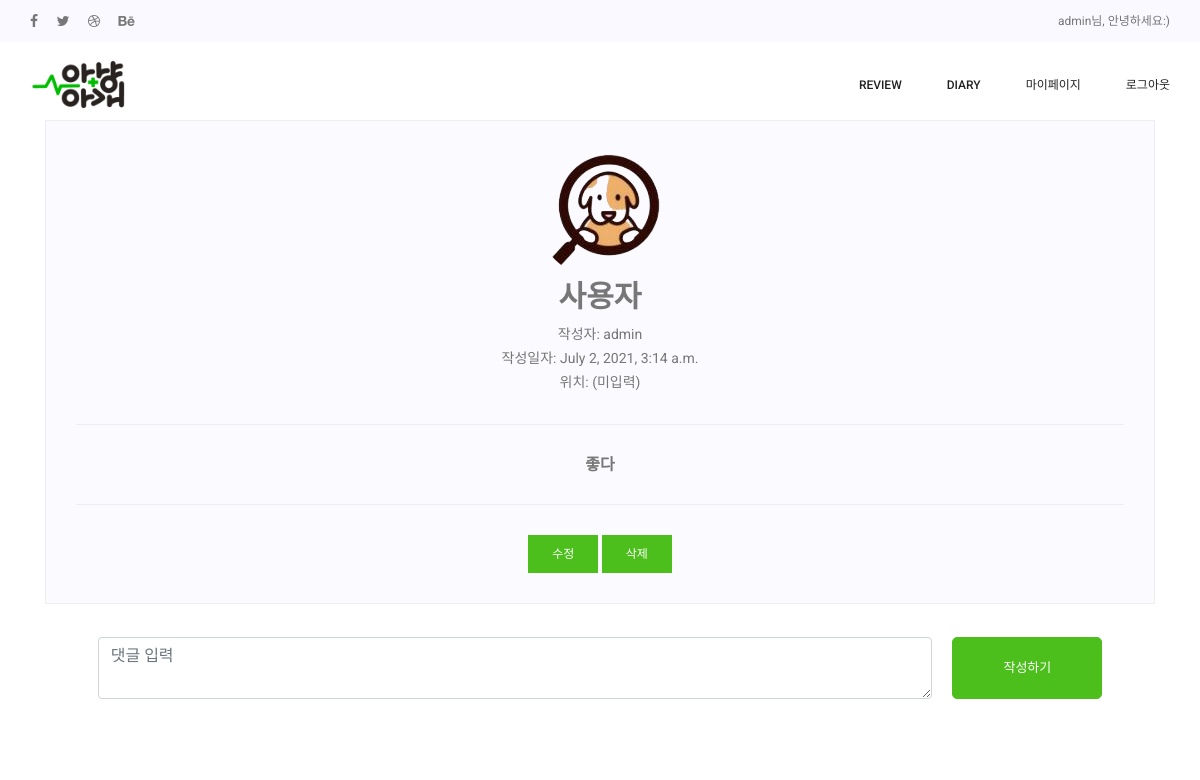
Before: /reviews/2 (signed in) with the older database file.
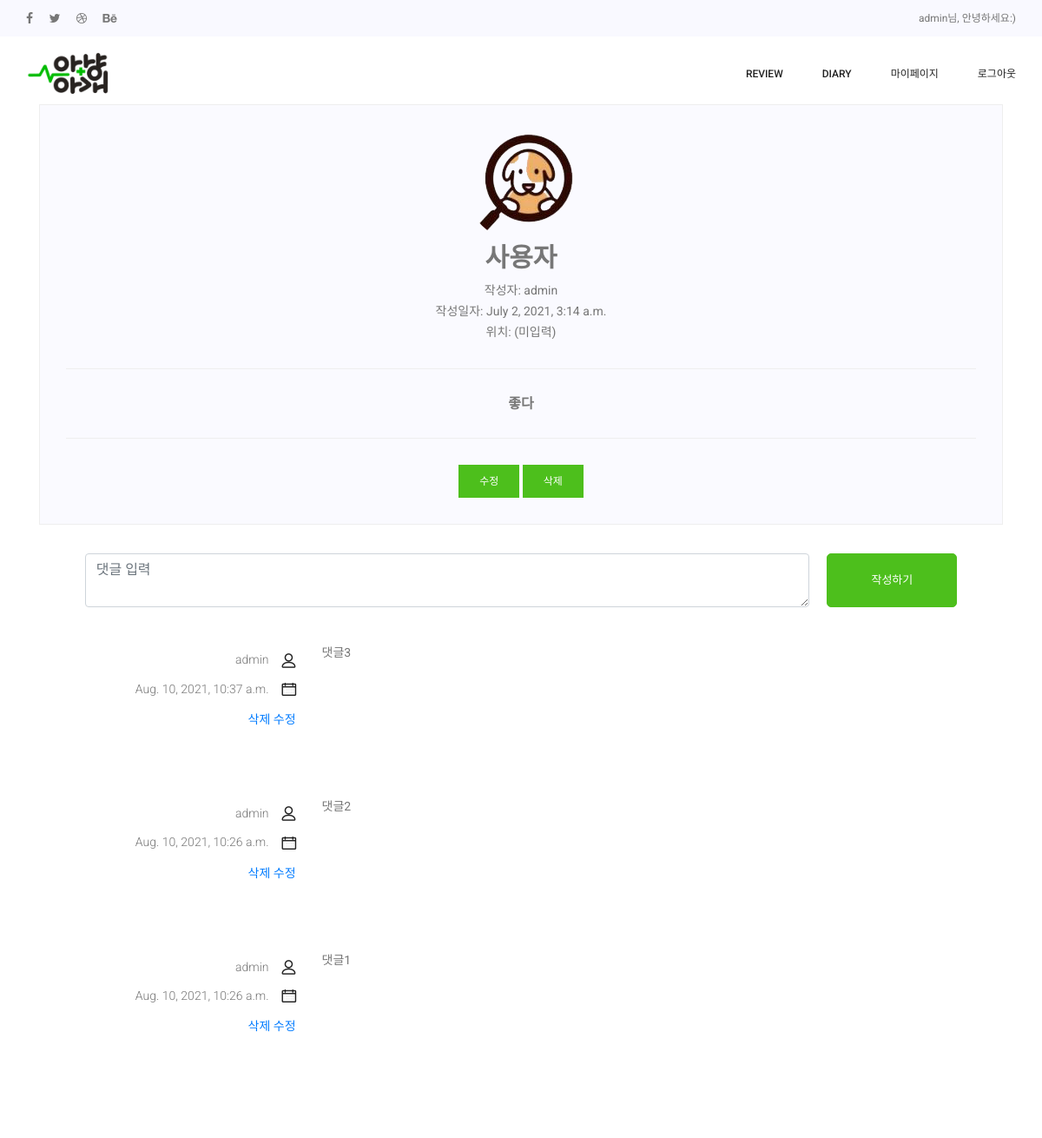
After: the same page with the newer database file.
### reviews/models.py (models this page shows, shortened)
class Review(models.Model):
    id = models.AutoField(primary_key=True)
    title = models.CharField(max_length=50, null=False)
    hospital = models.CharField(max_length=100, null=True)
    content = models.TextField()
    pub_date = models.DateTimeField()
    writer = models.ForeignKey(User, on_delete=models.CASCADE, null=True, blank=True)
    view_count = models.IntegerField(default=0)

class Comment(models.Model):
    content = models.TextField()
    writer = models.ForeignKey(User, on_delete=models.CASCADE)
    review = models.ForeignKey(Review, on_delete=models.CASCADE, related_name='comments')
    created_at = models.DateTimeField(auto_now_add=True)
    updated_at = models.DateTimeField(auto_now=True)

### reviews/views.py (the view)
# urls.py: path('<str:id>', ReviewDetail, name="ReviewDetail"),  # 게시글 자세히보는 페이지
def ReviewDetail(request, id):
    review = get_object_or_404(Review, pk=id)
    review.view_count += 1
    review.save()
    all_comments = review.comments.all().order_by('-created_at')
    return render(request, 'reviews/ReviewDetail.html', {'review': review, 'comments': all_comments})

### reviews/templates/reviews/ReviewDetail.html (shortened to what this page needs)
{% extends 'base.html' %}
{% load static %}
{% block content %}
<link rel="stylesheet" href="{% static 'css/component/ReviewDetail.css' %}" />
<section class="contact_area p_120">
  <div class="container">
    <div class="col-lg-12">
      <div class="blog_right_sidebar">
        <aside class="single_sidebar_widget author_widget">
          <img class="author_img rounded-circle" src="{% static 'img/gallery/dog.png' %}" alt="">
          <h2>{{review.title}}</h2>
          {%if user.is_authenticated%}
          <p>작성자: {{review.writer}}</p>
          <p>작성일자: {{review.pub_date}}</p>
          <p>위치:
            {%if review.hospital == none %}
            (미입력)
            {% else %}
            {{review.hospital}}
            {% endif %}
          </p>
          <div class="br"></div>
        </aside>
        <aside class="single_sidebar_widget author_widget">
          <h5>{{review.content}}</h5>
          <div class="br"></div>
          {% if user == review.writer %}
          <aside class="single-sidebar-widget newsletter_widget">
            <a class="bbtns" href="{% url 'reviews:update' review.id %}">수정</a>
            <a class="bbtns" href="{% url 'reviews:delete' review.id %}">삭제</a>
          </aside>
          {% endif %}
        </aside>
        {% endif %}
      </div>
      <div id="comment-section">
        {%if user.is_authenticated%}
        <div class="form-floating">
          <form class="d-flex justify-content-center" action="{% url 'reviews:create_comment' review.id %}"
            method="POST">
            <textarea class="form-control" name="content" id="comment-content" placeholder="댓글 입력"></textarea>
            <button type="submit" id="comment-submit" value="submit" class="btn submit_btn">작성하기</button>
          </form>
        </div>
        <ul id="comment-list" class="list-group list-group-flush">
          {% for comment in comments %}
          <article class="row blog_item">
            <div class="col-md-3">
              <div class="blog_info text-right">
                <ul class="blog_meta list">
                  <li><a href="#">{{comment.writer}}<i class="lnr lnr-user"></i></a></li>
                  <li><a href="#">{{comment.created_at}}<i class="lnr lnr-calendar-full"></i></a></li>
                  {% if user == comment.writer %}
                  <div class="default-select" id="default-select">
                    <a href="{% url 'reviews:delete_comment' review.pk comment.pk %}">삭제</a>
                    <a href="{% url 'reviews:update_comment' review.pk comment.pk %}">수정</a>
                  </div>
                  {% endif %}
                </ul>
              </div>
            </div>
            <div class="col-md-9">
              <div class="blog_details">
                <p>{{comment.content}}</p>
              </div>
            </div>
          </article>
          {% endfor %}
        </ul>
        {% else %}
        <h5>로그인 후 댓글작성이 가능해요!</h5>
        {% endif %}
      </div>
    </div>
  </div>
</section>
{% endblock %}

### anyang_agae/templates/base.html (shortened to what this page needs)
{% load static %}
<!DOCTYPE html>
<html lang="en">
<head>
  <link rel="stylesheet" href="{% static 'css/bootstrap.css' %}">
  <link rel="stylesheet" href="{% static 'vendors/linericon/style.css' %}">
  <link rel="stylesheet" href="{% static 'css/font-awesome.min.css' %}">
  <link rel="stylesheet" href="{% static 'vendors/owl-carousel/owl.carousel.min.css' %}">
  <link rel="stylesheet" href="{% static 'vendors/lightbox/simpleLightbox.css' %}">
  <link rel="stylesheet" href="{% static 'vendors/nice-select/css/nice-select.css' %}">
  <link rel="stylesheet" href="{% static 'vendors/animate-css/animate.css' %}">
  <link rel="stylesheet" href="{% static 'vendors/popup/magnific-popup.css' %}">
  <link rel="stylesheet" href="https://cdn.jsdelivr.net/npm/bootstrap-icons@1.5.0/font/bootstrap-icons.css">
  <link rel="stylesheet" href="{% static 'css/style.css' %}">
  <link rel="stylesheet" href="{% static 'css/responsive.css' %}">
  <link rel="stylesheet" href="{% static 'css/component/signup.css' %}">
  <link rel="stylesheet" href="{% static 'css/variable.css' %}" />
  <link rel="stylesheet" href="{% static 'css/animate.css' %}">
  <link rel="stylesheet" href="{% static 'css/mapApi.css' %}">
</head>
<body>
  {% include 'shared/_navbar.html' %}
  {% block content %}
  {% endblock %}
</body>
</html>

### anyang_agae/templates/shared/_navbar.html (shortened to what this page needs)
{% load static %}
<link rel="stylesheet" href="{% static 'css/component/_navbar.css' %}" />
<header class="header_area">
  <div class="top_menu row m0">
    <div class="container">
      <div class="float-left">
        <ul class="list header_social">
          <li><a href="#"><i class="fa fa-facebook"></i></a></li>
          <li><a href="#"><i class="fa fa-twitter"></i></a></li>
          <li><a href="#"><i class="fa fa-dribbble"></i></a></li>
          <li><a href="#"><i class="fa fa-behance"></i></a></li>
        </ul>
      </div>
      <div class="float-right">
        {%if user.is_authenticated%}
        <a class="dn_btn" href="{% url 'users:mypage' %}">{{user.username}}님, 안녕하세요:)</a>
        {% else %}
        <a class="dn_btn" href="{% url 'main' %}">내 새끼의 안전한 치료를 위해 집사들이 직접쓰는 리뷰</a>
        {% endif %}
      </div>
    </div>
  </div>
  <div class="main_menu">
    <nav class="navbar navbar-expand-lg navbar-light">
      <div class="container">
        <a class="navbar-brand logo_h" href="{% url 'main' %}">
          <img class="nav_logo" src="{% static 'img/gallery/logo_green.png' %}" alt="">
        </a>
        <div class="collapse navbar-collapse offset" id="navbarSupportedContent">
          <ul class="nav navbar-nav menu_nav ml-auto">
            <li class="nav-item submenu dropdown">
              <a href="#" class="nav-link dropdown-toggle" data-toggle="dropdown" role="button" aria-haspopup="true"
                aria-expanded="false">REVIEW</a>
            </li>
            <li class="nav-item submenu dropdown">
              <a href="#" class="nav-link dropdown-toggle" data-toggle="dropdown" role="button" aria-haspopup="true"
                aria-expanded="false">DIARY</a>
            </li>
            {%if user.is_authenticated%}
            <li class="nav-item"><a class="nav-link" href="{% url 'users:mypage' %}">마이페이지</a></li>
            <li class="nav-item"><a class="nav-link" href="{% url 'account_logout' %}">로그아웃</a></li>
            {% else %}
            <li class="nav-item"><a class="nav-link" href="{% url 'account_login' %}">로그인</a></li>
            <li class="nav-item"><a class="nav-link" href="{% url 'account_signup' %}">회원가입</a></li>
            {% endif %}
          </ul>
        </div>
      </div>
    </nav>
  </div>
</header>

### anyang_agae/static/css/style.css (style rules this page uses)
.list { list-style: none; margin: 0px; padding: 0px; }
a { text-decoration: none; transition: all 0.3s ease-in-out; }
.row.m0 { margin: 0px; }
body { line-height: 24px; font-size: 14px; font-family: "Roboto", sans-serif; font-weight: normal; color: #777777; }
h1, h2, h3, h4, h5, h6 { font-family: "Playfair Display", serif; font-weight: bold; }
.p_120 { padding-top: 120px; padding-bottom: 120px; }
@media (min-width: 1200px) { .container { max-width: 1170px; } }
.header_area { position: absolute; width: 100%; top: 0; left: 0; z-index: 99; transition: background 0.4s, all 0.3s linear; }
.header_area .navbar { background: transparent; padding: 0px; border: 0px; border-radius: 0px; }
.header_area .navbar .nav .nav-item { margin-right: 45px; }
.header_area .navbar .nav .nav-item .nav-link { font: 500 12px/80px "Roboto", sans-serif; text-transform: uppercase; color: #222222; padding: 0px; display: inline-block; }
.header_area .navbar .nav .nav-item .nav-link:after { display: none; }
.header_area .navbar .nav .nav-item.submenu { position: relative; }
.header_area .navbar .nav .nav-item:last-child { margin-right: 0px; }
.top_menu { background: #f9f9ff; }
.top_menu .header_social li { display: inline-block; margin-right: 15px; }
.top_menu .header_social li a { font-size: 14px; color: #777777; display: inline-block; line-height: 42px; transition: all 300ms linear 0s; }
.top_menu .header_social li:last-child { margin-right: 0px; }
.top_menu .dn_btn { line-height: 42px; display: inline-block; font-size: 12px; margin-right: 30px; font-family: "Roboto", sans-serif; font-weight: normal; color: #777777; transition: all 300ms linear 0s; }
.top_menu .dn_btn:last-child { margin-right: 0px; }
.blog_item { margin-bottom: 40px; }
.blog_info { padding-top: 30px; }
.blog_info .blog_meta li a { font: 300 14px/20px "Roboto", sans-serif; color: #777777; vertical-align: middle; padding-bottom: 12px; display: inline-block; }
.blog_info .blog_meta li a i { color: #222222; font-size: 16px; font-weight: 600; padding-left: 15px; line-height: 20px; vertical-align: middle; }
.blog_details { padding-top: 20px; }
.blog_details p { margin-bottom: 26px; }
.blog_right_sidebar { border: 1px solid #eeeeee; background: #fafaff; padding: 30px; }
.blog_right_sidebar .author_widget { text-align: center; }
.blog_right_sidebar .author_widget p { margin-bottom: 0px; }
.blog_right_sidebar .newsletter_widget { text-align: center; }
.blog_right_sidebar .newsletter_widget .bbtns { background: #4dbf1c; color: #fff; font-size: 12px; line-height: 38px; display: inline-block; font-weight: 500; padding: 0px 24px 0px 24px; border-radius: 0; }
.blog_right_sidebar .br { width: 100%; height: 1px; background: #eeeeee; margin: 30px 0px; }
h2 { font-size: 30px; }
h5 { font-size: 16px; }
.default-select { height: 40px; }
.submit_btn { width: auto; display: inline-block; background: #4dbf1c; padding: 0px 50px; color: #fff; font-family: "Roboto", sans-serif; font-size: 13px; font-weight: 500; line-height: 50px; border-radius: 5px; outline: none !important; box-shadow: none !important; text-align: center; border: 1px solid #4dbf1c; cursor: pointer; transition: all 300ms linear 0s; }

### anyang_agae/static/css/variable.css (style rules this page uses)
:root { --main-green: #4dbf1c; --main-orange: #f8b600; }

### anyang_agae/static/css/component/_navbar.css (style rules this page uses)
.nav_logo { width: 100px; height: auto; }

### anyang_agae/static/css/component/ReviewDetail.css (style rules this page uses)
#comment-section { background-color: white; padding: 3%; }
#comment-content { width: 80%; float: left; }
#comment-submit { margin-left: 20px; }
#comment-list { width: 90%; margin: 20px 0 0 50px; }

Changed rows visible on the page:
added Comment: writer "admin", created_at "Aug. 10, 2021, 10:37 a.m.", shows "삭제", content "댓글3"
added Comment: writer "admin", created_at "Aug. 10, 2021, 10:26 a.m.", shows "삭제", content "댓글2"
added Comment: writer "admin", created_at "Aug. 10, 2021, 10:26 a.m.", shows "삭제", content "댓글1"
